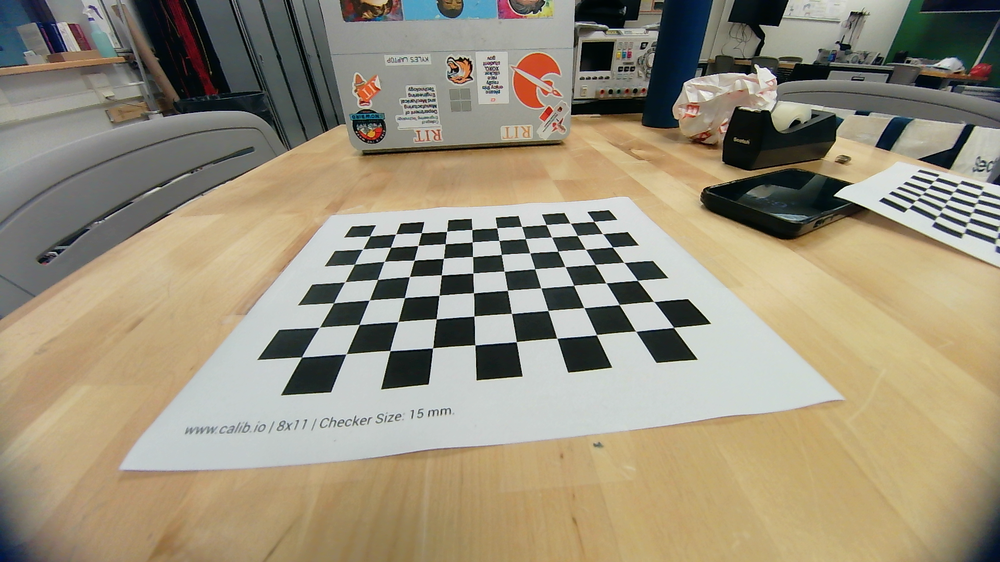
#> input picture src/hal/cam/stereo_pairs/left_000.png, 1000 x 562 px, shrunk from 1920 x 1080 before the run, given in place of the camera
$ python disparity.py   (older library calls are emulated)
#> lines starting #> are read from the running program, lines starting #| are printed output that depends on the picture
import cv2
import numpy as np

def nothing(x):
    pass

def main():
    # Load fisheye calibration
    calib = np.load("stereo_calib_fisheye.npz")
#> (reads src/hal/stereo_calib_fisheye.npz from the repository)
    K1, D1 = calib["K1"], calib["D1"]
    K2, D2 = calib["K2"], calib["D2"]
    R1, R2 = calib["R1"], calib["R2"]
    P1, P2 = calib["P1"], calib["P2"]

    # Open stereo cameras
    left_cam = cv2.VideoCapture(3)
    right_cam = cv2.VideoCapture(1)

    if not left_cam.isOpened() or not right_cam.isOpened():
        print("❌ Could not open cameras")
        return

    # Grab one frame to get resolution
    retL, frameL = left_cam.read()
#> frameL is the input picture: shape (562, 1000, 3); mean B, G, R 123.3, 144.4, 153.1
    retR, frameR = right_cam.read()
    if not (retL and retR):
        print("❌ Could not grab initial frames")
        return

    h, w = frameL.shape[:2]
#> h = 562; w = 1000

    # Build rectification maps
    mapLx, mapLy = cv2.fisheye.initUndistortRectifyMap(K1, D1, R1, P1, (w, h), cv2.CV_32FC1)
    mapRx, mapRy = cv2.fisheye.initUndistortRectifyMap(K2, D2, R2, P2, (w, h), cv2.CV_32FC1)

    # Create window + trackbars
    cv2.namedWindow("Disparity", cv2.WINDOW_NORMAL)
    cv2.createTrackbar("numDisp", "Disparity", 8, 16, nothing)      # *16
    cv2.createTrackbar("blockSize", "Disparity", 5, 21, nothing)    # must be odd
    cv2.createTrackbar("uniqueness", "Disparity", 10, 30, nothing)
    cv2.createTrackbar("speckleWin", "Disparity", 50, 200, nothing)
    cv2.createTrackbar("speckleRange", "Disparity", 2, 10, nothing)

    print("✅ Running live disparity with tuner. Press 'q' to quit.")

    while True:
        retL, frameL = left_cam.read()
        retR, frameR = right_cam.read()
        if not (retL and retR):
            print("⚠️ Frame grab failed.")
            continue

        # Rectify
        rectL = cv2.remap(frameL, mapLx, mapLy, cv2.INTER_LINEAR)
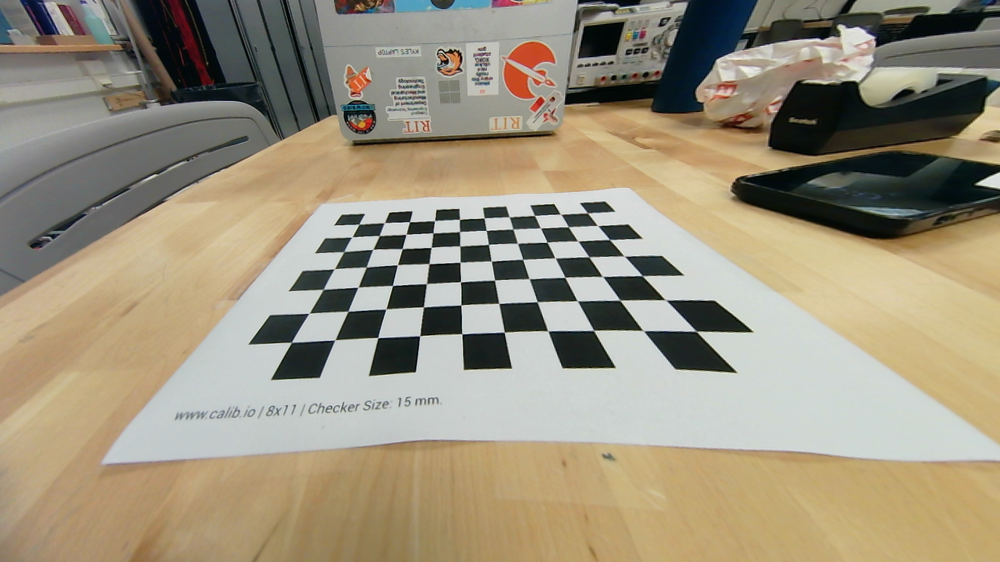
#> rectL: shape (562, 1000, 3); mean B, G, R 125.1, 145.8, 154.7
        rectR = cv2.remap(frameR, mapRx, mapRy, cv2.INTER_LINEAR)
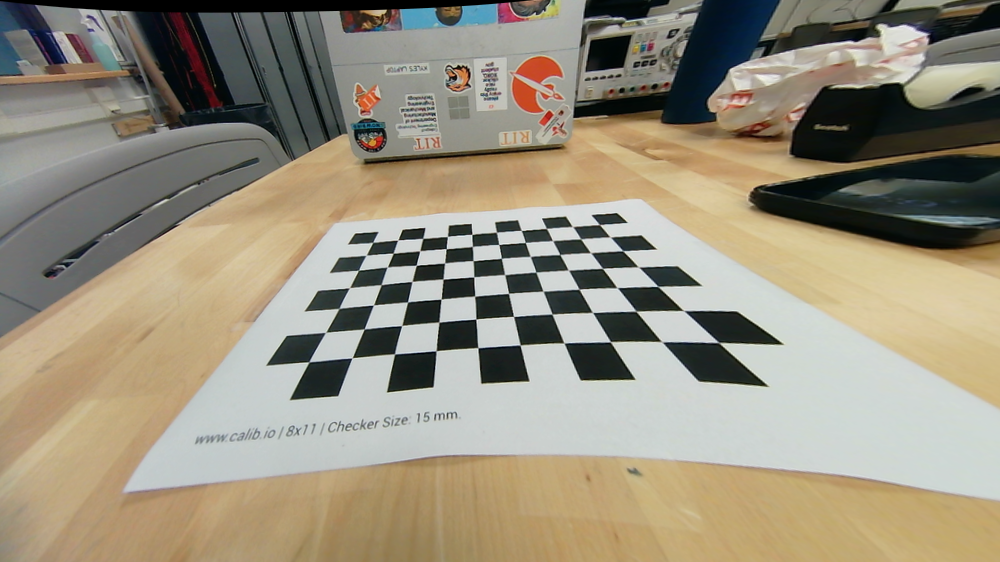
#> rectR: shape (562, 1000, 3); mean B, G, R 125.4, 143.6, 151.2

        # Convert to grayscale
        grayL = cv2.cvtColor(rectL, cv2.COLOR_BGR2GRAY)
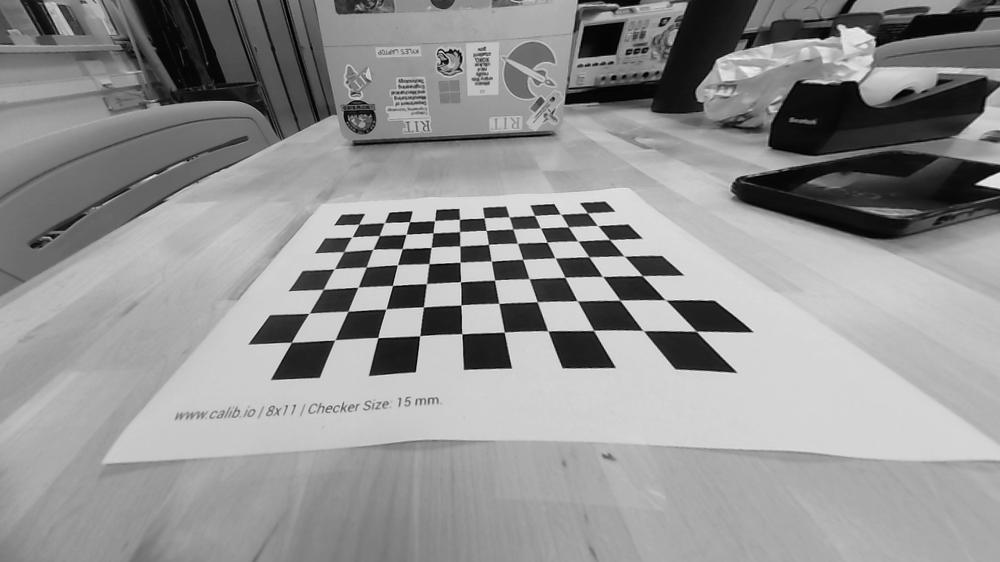
#> grayL: shape (562, 1000); min 0, max 243, mean 146.1
        grayR = cv2.cvtColor(rectR, cv2.COLOR_BGR2GRAY)
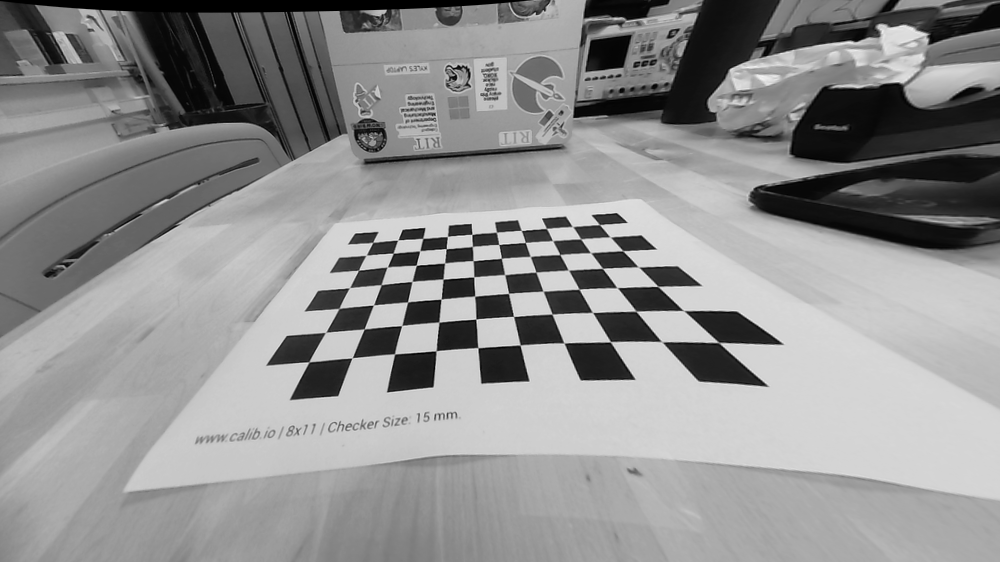
#> grayR: shape (562, 1000); min 0, max 245, mean 143.8

        # Read parameters from trackbars
        num_disp = cv2.getTrackbarPos("numDisp", "Disparity") * 16
        if num_disp < 16: num_disp = 16

        block_size = cv2.getTrackbarPos("blockSize", "Disparity")
        if block_size < 3: block_size = 3
        if block_size % 2 == 0: block_size += 1  # must be odd

        uniqueness = cv2.getTrackbarPos("uniqueness", "Disparity")
        speckleWin = cv2.getTrackbarPos("speckleWin", "Disparity")
        speckleRange = cv2.getTrackbarPos("speckleRange", "Disparity")

        # Stereo matcher (SGBM)
        stereo = cv2.StereoSGBM_create(
            minDisparity=0,
            numDisparities=num_disp,
            blockSize=block_size,
            P1=8 * 3 * block_size ** 2,
            P2=32 * 3 * block_size ** 2,
            uniquenessRatio=uniqueness,
            speckleWindowSize=speckleWin,
            speckleRange=speckleRange,
            disp12MaxDiff=1
        )

        disparity = stereo.compute(grayL, grayR).astype(np.float32) / 16.0
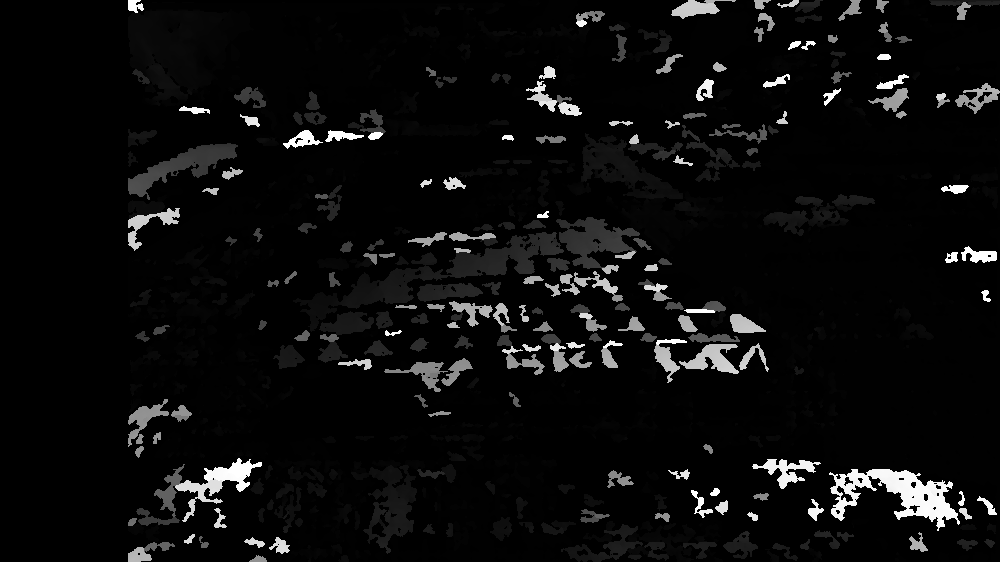
#> disparity: shape (562, 1000) float32; min -1, max 127, mean 5.3; drawn with min black and max white
        disp_vis = cv2.normalize(disparity, None, 0, 255, cv2.NORM_MINMAX)
        disp_vis = np.uint8(disp_vis)

        # Show images
        cv2.imshow("Left Rectified", rectL)
        cv2.imshow("Right Rectified", rectR)
        cv2.imshow("Disparity", disp_vis)

        if cv2.waitKey(1) & 0xFF == ord("q"):
#> (key q is pressed here)
            break

    left_cam.release()
    right_cam.release()
    cv2.destroyAllWindows()

if __name__ == "__main__":
    main()
